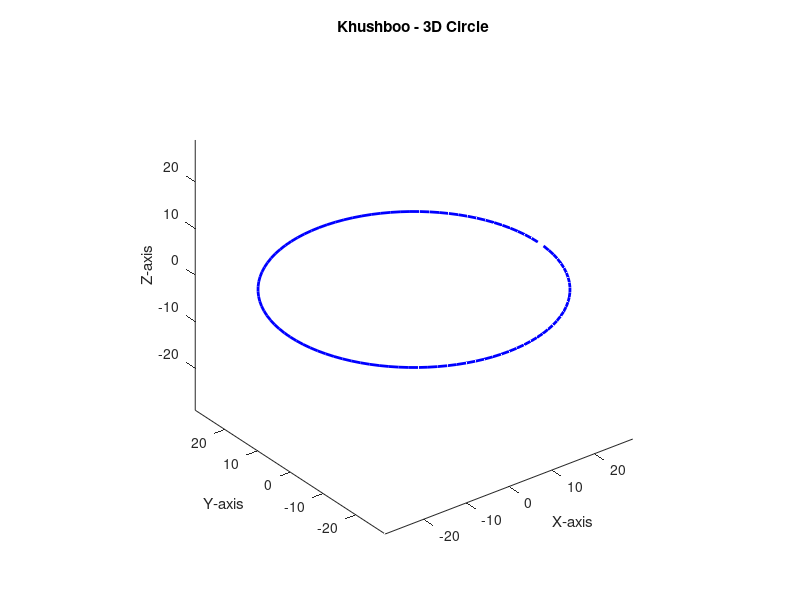

Reproduce this figure in MATLAB.

% Define the radius of the circle
R = 29; 

% Define the number of points used to plot the circle
numPoints = 100; 

% Initialize arrays to hold the x, y, and z coordinates
x = zeros(1, numPoints);
y = zeros(1, numPoints);
z = zeros(1, numPoints);

% Compute the circle coordinates
for i = 1:numPoints
    theta = 2 * pi * (i - 1) / numPoints; % Vary theta from 0 to 2*pi
    x(i) = R * cos(theta);
    y(i) = R * sin(theta);
    z(i) = 0; % z is always 0 for this circle
end

% Plot the circle
figure;
plot3(x, y, z, 'b-', 'LineWidth', 2); % 'b-' is the blue line
xlabel('X-axis');
ylabel('Y-axis');
zlabel('Z-axis');
title('Khushboo - 3D Circle'); 

axis equal;